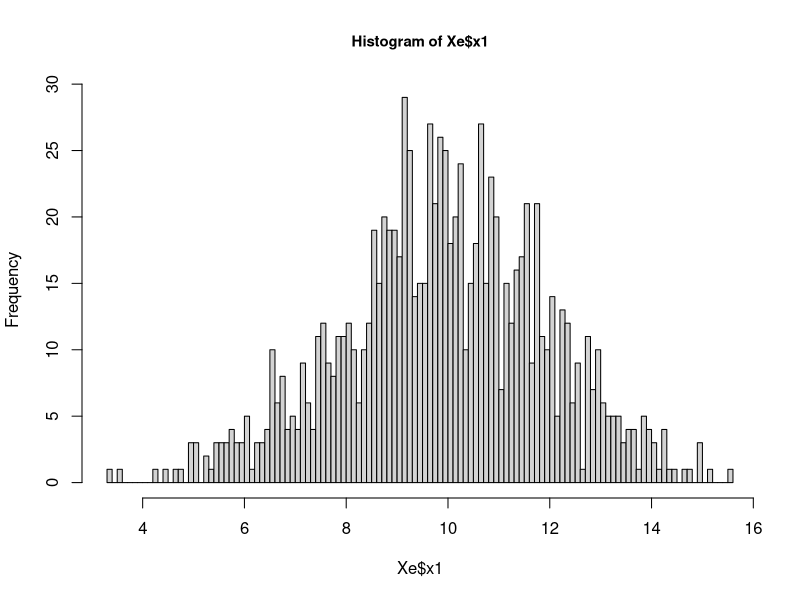
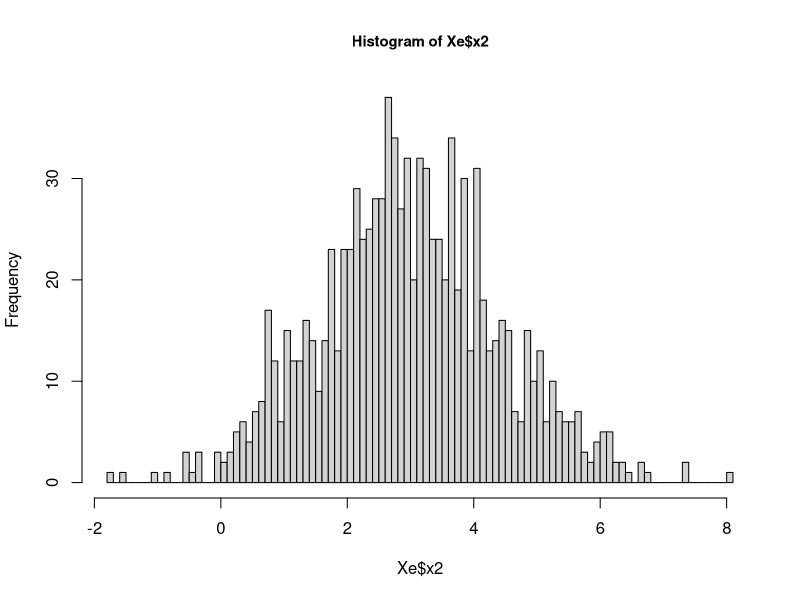
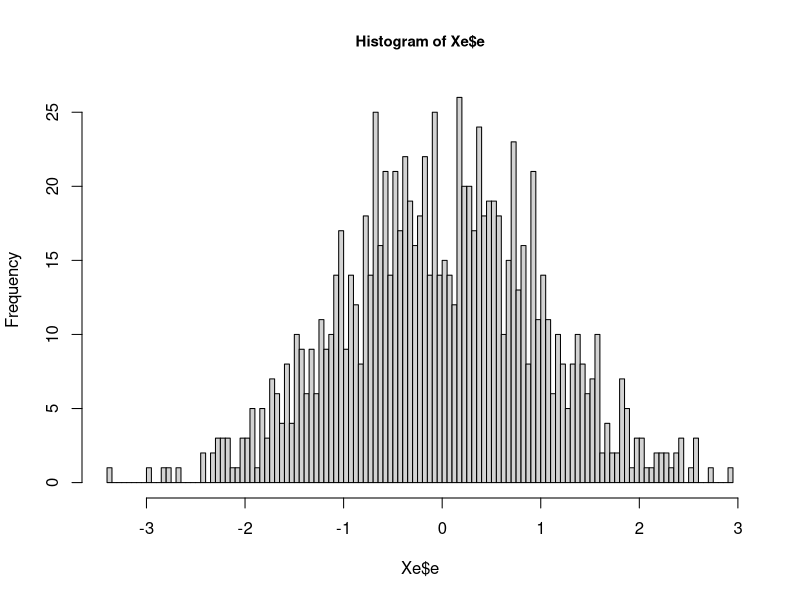
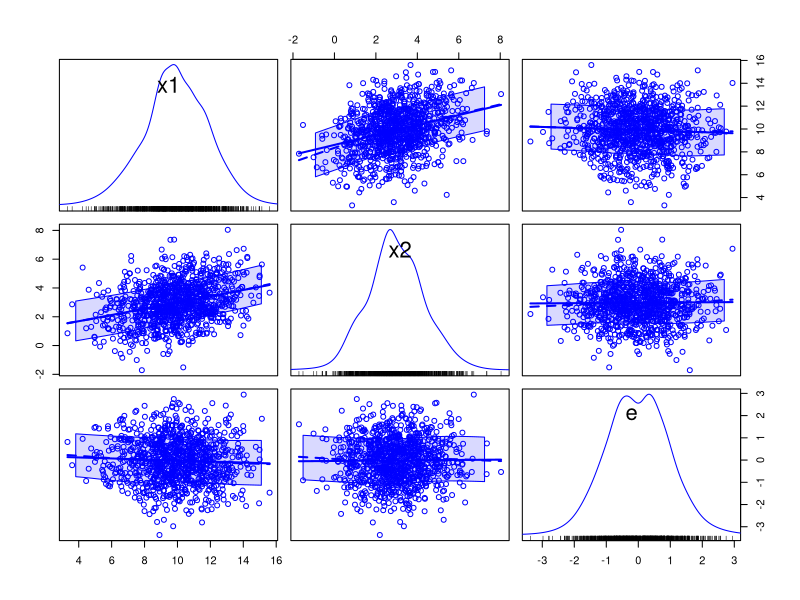
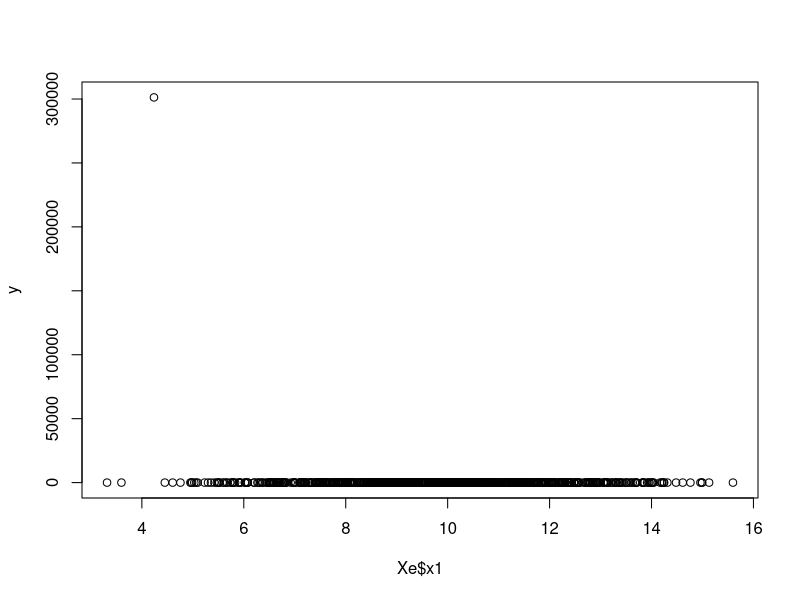
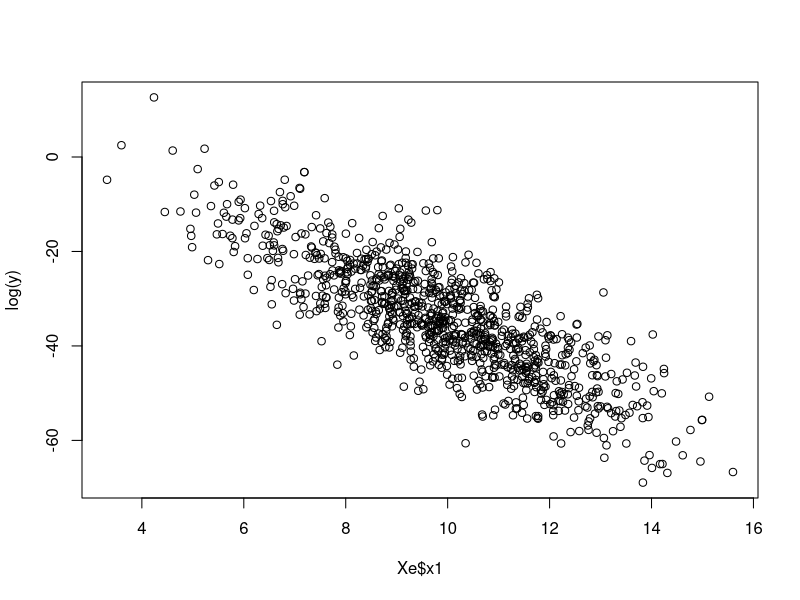
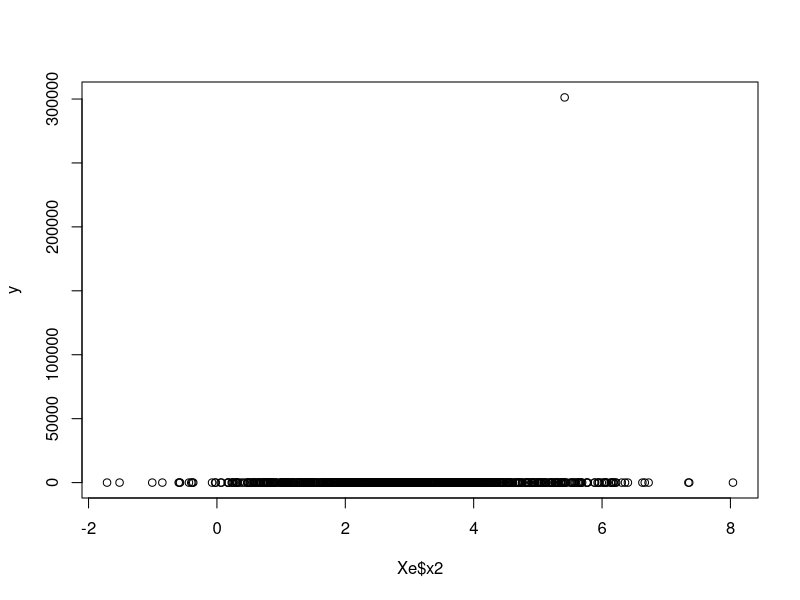
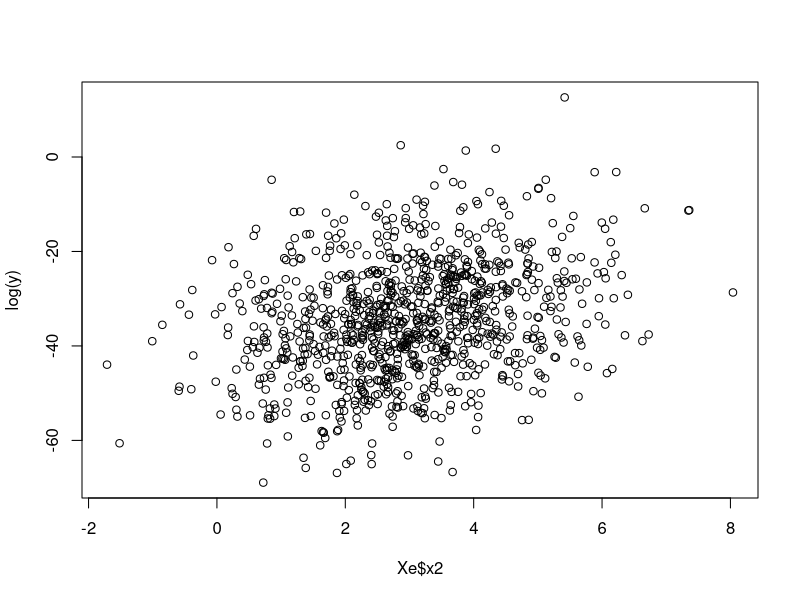

Reproduce these figures in R, in order. (Note: this script raises an error after producing the figures.)
# Program to illustrate bias and efficiency when Gauss Markov assumptions fail

# Bias: deviation of expected value of sample parameter estimate from "true" 
#       population parameter

# Efficiency: the variance of the sample parameter estimate should be as small 
#       as possible

# Consistency: distribution of sample parameter estimate should converge to 
#       population value as sample size grows

# Gauss-Markov: OLS (Ordinary Least Squares) is Best (lowest variance) Linear 
#       Unbiased Estimator (BLUE) IF:
#     1. true model linear in parameters and residuals: 
#             y = b0 + b1*x1 + b2*x2 + e
#     2. X variables (right hand side) are not constants or perfectly correlated 
#             with each other
#     3. Residuals "e" have constant variance 
#           - (not more noisy for some X's than others, homoskedasticity vs.
#             heteroskedasticy)
#     4. Residuals "e" are uncorrelated with each other 
#           - (no peer effects, no serial correlation)
#     5. All X variables are uncorrelated with the residual e 
#           - (observed X is not picking up some unobserved or uncontrolled 
#             factor)
#
# In each case we will run the linear regression y = b0 + b1*x1 + b2*x2 + e on 
#     the data, but the "true" model or "data generating process" is different

# packages
# install.packages("MASS")
require(MASS)
# install.packages("car")
require(car)

# 1. True model not linear in parameters --------------
# Set the seed and generate the true model
set.seed(826)
# Covariance matrix of x1, x2, and e 
Sig <- matrix(c(4,1,0,1,2,0,0,0,1),3,3)
Sig       # Notice e does not covary with x1 or x2 (assumption 5) 
          # also x1 and x2 can covary, but not perfectly (assumption 2)
# Mean of x1, x2, and e
moo <- c(10,3,0)
# generate data
Xe <- mvrnorm(n=1000,mu=moo,Sigma=Sig)
# give the variables names
colnames(Xe)<-c("x1","x2","e")
# store as a data frame
Xe <- as.data.frame(Xe)
head(Xe)

# plot empirical distribution of each: 
hist(Xe$x1, breaks = 100, cex.main = 0.9)
hist(Xe$x2, breaks = 100, cex.main = 0.9)
hist(Xe$e, breaks = 100, cex.main = 0.9)
# Sample correlations and covariances (notice difference from "truth")
cov(Xe)
cor(Xe)
scatterplotMatrix(Xe)

# generate the true y (outcome)
y <- exp(10 - 6*Xe$x1 + 5*Xe$x2 + Xe$e) # log(y) is linear in parameters and 
                                        # residual, but y is not.
plot(Xe$x1,y)
plot(Xe$x1,log(y))
plot(Xe$x2,y)
plot(Xe$x2,log(y))

# run the linear regression
summary(lm(y~x1+x2,data=Xe))
summary(lm(log(y)~x1+x2,data=Xe))


# 2. Perfect colinearity -------------------
# Right hand side variables are constants or are perfectly correlated
# NOTE: The intercept is a constant, but no other variables can be constant 
#     - (otherwise perfectly correlated with the intercept)

set.seed(826)
# Covariance matrix of x1 and e 
Sig <- matrix(c(4,0,0,1),2,2)
Sig       # Notice e does not covary with x1 (assumption 5) 
# We will make x2 an exact multiple of x1 (violate assumption 2)
# Mean of x1 and e
moo <- c(10,0)
# generate data
Xe <- mvrnorm(n=1000,mu=moo,Sigma=Sig)
# generate x2 as arbitrary multiple of x1
x2 <- 7*Xe[,1]
Xe <- as.data.frame(cbind(Xe[,1],x2,Xe[,2]))
# give the variables names
colnames(Xe)<-c("x1","x2","e")
head(Xe)

# Sample correlations and covariances (notice difference from "truth")
cov(Xe)
cor(Xe)
scatterplotMatrix(Xe)

# generate the true y (outcome)
y <- 10 - 6*Xe$x1 + 5*Xe$x2 + Xe$e # y is linear in parameters (assumption 1)
plot(Xe$x1,y)
plot(Xe$x2,y) # Should be a tight fit!

# run the linear regression
summary(lm(y~x1+x2,data=Xe)) # Why an intercept of 10 and coefficient of 29? 
                             # -6 + 5*7 = 29
                             # some stats packages will not produce output

# NOTE: regressing on an intercept ONLY estimates the mean of y - intercept can 
# be constant. 
mean(y)
summary(lm(y~1))

# But what if another regressor is also constant?
set.seed(826)
# Covariance matrix of x1, x2, and e 
Sig <- matrix(c(4,0,0,0,0,0,0,0,1),3,3)
Sig       # Notice e does not covary with x1 or x2 (assumption 5) 
          # But x2 also has no variance (violate assumption 2)
# Mean of x1, x2, and e
moo <- c(10,3,0)
# generate data
Xe <- mvrnorm(n=1000,mu=moo,Sigma=Sig)
# give the variables names
colnames(Xe)<-c("x1","x2","e")
Xe <- as.data.frame(Xe)
head(Xe)

# Sample correlations and covariances (notice difference from "truth")
cov(Xe)
cor(Xe)
scatterplotMatrix(Xe)

# generate the true y (outcome)
y <- 10 - 6*Xe$x1 + 5*Xe$x2 + Xe$e # y is linear in parameters (assumption 1)
plot(Xe$x1,y)
plot(Xe$x2,y) # Should be a tight fit!

# run the linear regression
summary(lm(y~x1+x2,data=Xe)) # Why an intercept of 25 and coefficient of -6? 
                             # 10 + 5*3
                             # some stats packages will not even produce output


# 3. Heteroskedastic residuals -----------------
# Residuals "e" do not have constant variance (are "heteroskedastic")
# Set the seed and generate the true model
set.seed(826)
# Covariance matrix of x1, x2
Sig <- matrix(c(4,1,1,2),2,2)
Sig       
# Mean of x1, x2
moo <- c(10,3)
# generate data
Xe <- mvrnorm(n=1000,mu=moo,Sigma=Sig)
# generate homoskedastic residuals
eps = rnorm(n=1000,mean=0,sd=sqrt(1))
# generate heteroskedastic residuals
sigma2 = (eps^2)*(Xe[,1]^2+Xe[,2]^2)
eps2 = rnorm(n=1000,mean=0,sd=sqrt(sigma2))

Xe1 = as.data.frame(cbind(Xe,eps))
colnames(Xe1)<-c("x1","x2","e1")
Xe2 = as.data.frame(cbind(Xe,eps2))
colnames(Xe2)<-c("x1","x2","e2")

# Sample correlations and covariances (notice difference from "truth")
scatterplotMatrix(Xe1)
scatterplotMatrix(Xe2)

# generate the true y (outcome)
y1 <- 10 - 6*Xe1$x1 + 5*Xe1$x2 + Xe1$e1
y2 <- 10 - 6*Xe2$x1 + 5*Xe2$x2 + Xe2$e2

# not necessarily obvious differences in the plot
plot(Xe1$x1,y1)
plot(Xe2$x1,y2) 

# run the linear regression - notice the difference in residual standard error, 
# coefficient std. error, Rsquared. 
summary(lm(y1~x1+x2,data=Xe1)) 
summary(lm(y2~x1+x2,data=Xe2))



# 4. Serially correlated residuals ---------------
# Residuals "e" are serially correlated (autocorrelated)
# Set the seed and generate the true model
set.seed(826)
# Covariance matrix of x1, x2
Sig <- matrix(c(4,1,1,2),2,2)
Sig       
# Mean of x1, x2
moo <- c(10,3)
# generate data
Xe <- mvrnorm(n=1000,mu=moo,Sigma=Sig)
# generate independent residuals
eps = rnorm(n=1000,mean=0,sd=sqrt(1))
# generate serially correlated residuals
eps2 <- arima.sim(model=list(ar=c(0.8)),n=1000,sd=1)

Xe1 = as.data.frame(cbind(Xe,eps))
colnames(Xe1)<-c("x1","x2","e1")
Xe2 = as.data.frame(cbind(Xe,eps2))
colnames(Xe2)<-c("x1","x2","e2")

# Sample correlations and covariances (notice difference from "truth")
scatterplotMatrix(Xe1)
scatterplotMatrix(Xe2)

# generate the true y (outcome)
y1 <- 10 - 6*Xe1$x1 + 5*Xe1$x2 + Xe1$e1
y2 <- 10 - 6*Xe2$x1 + 5*Xe2$x2 + Xe2$e2

# not necessarily obvious differences in the plot
plot(Xe1$x1,y1)
plot(Xe2$x1,y2) 

# run the linear regression - notice the difference in residual standard error, 
# coefficient std. error, Rsquared. 
summary(lm(y1~x1+x2,data=Xe1)) 
summary(lm(y2~x1+x2,data=Xe2))



# 5. Residuals correlated with X's -----------------
# Residuals "e" are correlated with X variables (endogenous)

## 5a. Residuals (unobservable) covary with X's (observable) --------------
set.seed(826)
# Covariance matrix of x1, x2, and e 
n <- 3
A <- matrix(runif(n^2)*2-1, ncol=n) 
Sig <- t(A) %*% A
Sig       # Notice e covaries with x1 and x2
# also x1 and x2 can covary, but not perfectly (assumption 2)
# Mean of x1, x2, and e
moo <- c(10,3,0)
# generate data
Xe1 <- mvrnorm(n=1000,mu=moo,Sigma=Sig)
# give the variables names
colnames(Xe1)<-c("x1","x2","e1")
# store as a data frame
Xe1 <- as.data.frame(Xe1)
head(Xe1)

# plot empirical distribution of each: 
hist(Xe1$x1, breaks = 100, cex.main = 0.9)
hist(Xe1$x2, breaks = 100, cex.main = 0.9)
hist(Xe1$e1, breaks = 100, cex.main = 0.9)
# Sample correlations and covariances (notice difference from "truth")
cov(Xe1)
cor(Xe1)
scatterplotMatrix(Xe1)

# generate the true y (outcome)
y1 <- 10 - 6*Xe1$x1 + 5*Xe1$x2 + Xe1$e1

# not necessarily obvious differences in the plot
plot(Xe1$x1,y1)
plot(Xe1$x2,y1) 

# run the linear regression - notice the difference in residual standard error,
# coefficient std. error, Rsquared. 
summary(lm(y1~x1+x2,data=Xe1)) 


## 5b. Omitted variable -----------------
# An observable variable (that is correlated with included variables) was omitted 
set.seed(826)
# Covariance matrix of x1, x2, and e 
Sig <- matrix(c(4,1,0,1,2,0,0,0,1),3,3)
Sig       # Notice e does not covary with x1 or x2 (assumption 5) 
# also x1 and x2 can covary, but not perfectly (assumption 2)
# Mean of x1, x2, and e
moo <- c(10,3,0)
# generate data
Xe <- mvrnorm(n=1000,mu=moo,Sigma=Sig)
# give the variables names
colnames(Xe)<-c("x1","x2","e")
# store as a data frame
Xe <- as.data.frame(Xe)

# generate the true y (outcome)
y2 <- 10 - 6*Xe$x1 + 5*Xe$x2 + Xe$e 

# run the linear regression with an omitted variable
summary(lm(y2~x1,data=Xe))
summary(lm(y2~x2,data=Xe))


## 5c. autocorrelated Y and autocorrelated residual --------------
# y is autocorrelated, may or may not have serial correlation/autocorrelation 
#   in the residual.  
set.seed(826)
eps <- arima.sim(model=list(ar=c(0.8)),n=999,sd=1)
y1 <- list()
y10 <- rnorm(n=1,mean=10,sd=1)
y1[[1]] <- y10
for(i in 2:1000) {
  y1[[i]] <- 10 + 0.4*y1[[i-1]] + eps[i]
}
y1 <- unlist(y1)
arima(y1,order=c(1,0,0))


